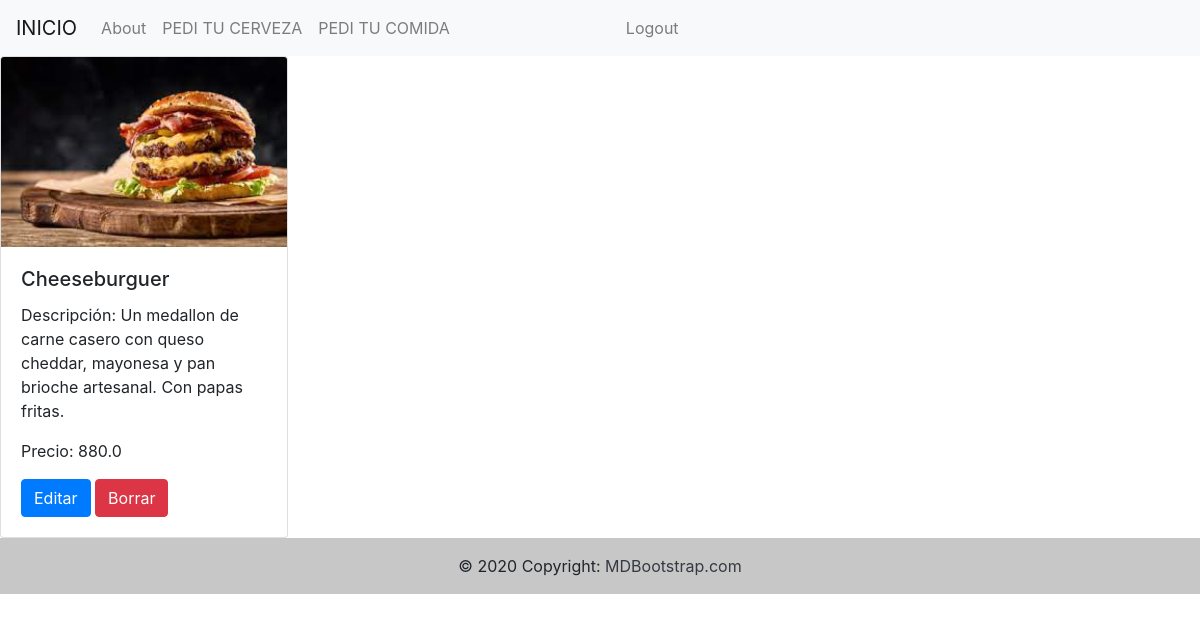
The page /Comidas/detalle-comida/1/ (signed in) on the database as committed earlier.
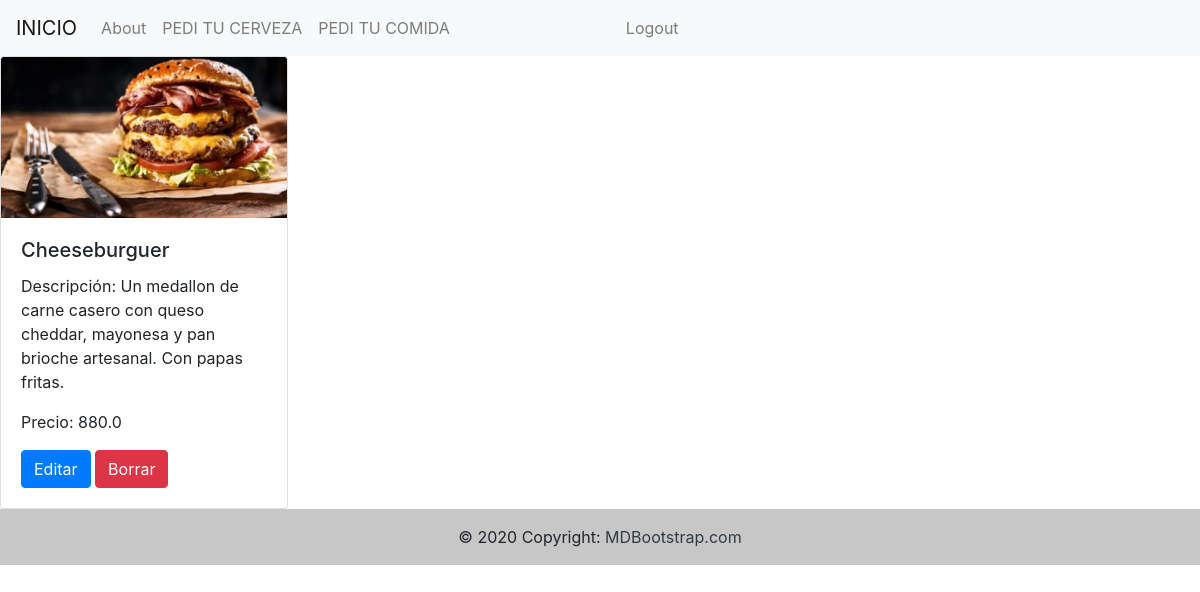
The same page on the database as committed later.
### Comidas/models.py (models this page shows, shortened)
class Comidas(models.Model):
    name = models.CharField(max_length=50)
    description = models.CharField(max_length=500,null=True,blank=True)
    price = models.FloatField()
    image = models.ImageField(upload_to='Comidas/', null=True, blank=True)
    class Meta:
        verbose_name = 'Comida'
        verbose_name_plural = 'Comidas'

### Comidas/views.py (the view)
# urls.py: path('detalle-comida/<int:pk>/',detalle_comidas,name='detalle_comida')
def detalle_comidas(request,pk):
    if request.user.is_authenticated:
        if request.method == 'GET':
            comida = Comidas.objects.get(pk=pk)
            context = {'comida':comida}
            return render(request, 'Comidas/detalle_comidas.html', context=context)
    return redirect('login')

### Templates/Comidas/detalle_comidas.html (shortened to what this page needs)
{% extends 'Base.html' %}
{% block contenido_que_cambia %}
<div class="card" style="width: 18rem;">
    {% if comida.image %}
        <img src="{{comida.image.url}}" class="card-img-top">
    {% else %}
        <img src="https://okdiario.com/img/2021/12/09/hamburguesas-caseras-rellenas-de-queso-cheddar-655x368.jpg" class="card-img-top">
    {% endif %}
    <div class="card-body">
        <h5 class="card-title">{{comida.name}}</h5>
        <p class="card-text">Descripción: {{comida.description}}</p>
        <p class="card-text">Precio: {{comida.price}}</p>
        {% if request.user.is_superuser %}
            <a href="/Comidas/update-comidas/{{comida.id}}" class="btn btn-primary">Editar</a>
            <a href="/Comidas/delete-comidas/{{comida.id}}/" class="btn btn-danger">Borrar</a>
        {% endif %}
    </div>
</div>
{% endblock %}

### Templates/Base.html (shortened to what this page needs)
<!DOCTYPE html>
<html lang="en">
<head>
    <link rel="stylesheet" href="https://cdn.jsdelivr.net/npm/bootstrap@4.6.2/dist/css/bootstrap.min.css"
>
</head>
<body>
    <nav class="navbar navbar-expand-lg navbar-light bg-light">
        <a class="navbar-brand" href="/">INICIO</a>
        <div class="collapse navbar-collapse" id="navbarSupportedContent">
            <ul class="navbar-nav mr-auto">
                <li class="nav-item">
                    <a class="nav-link" href="/Home/">About</a>
                </li>
                <li class="nav-item">
                    <a class="nav-link" href="/Cervezas/lista-cervezas/">PEDI TU CERVEZA</a>
                </li>
                <li class="nav-item">
                    <a class="nav-link" href="/Comidas/lista-comidas/" style="margin-right: 10rem;">PEDI TU COMIDA</a>
                </li>
                {% if request.user.is_authenticated %}
                    <li class="nav-item">
                        <a class="nav-link" href="/Users/logout/">Logout</a>
                    </li>
                {% endif%}
            </ul>
        </div>
    </nav>
    {% block contenido_que_cambia %}{% endblock %}
    <footer class="bg-light text-center text-lg-start">
        <div class="text-center p-3" style="background-color: rgba(0, 0, 0, 0.2);">
            © 2020 Copyright:
            <a class="text-dark" href="https://mdbootstrap.com/">MDBootstrap.com</a>
        </div>
    </footer>
</body>
</html>

Rows that differ between the two databases and show on the page:
changed Comidas "Cheeseburguer": image: a different picture
